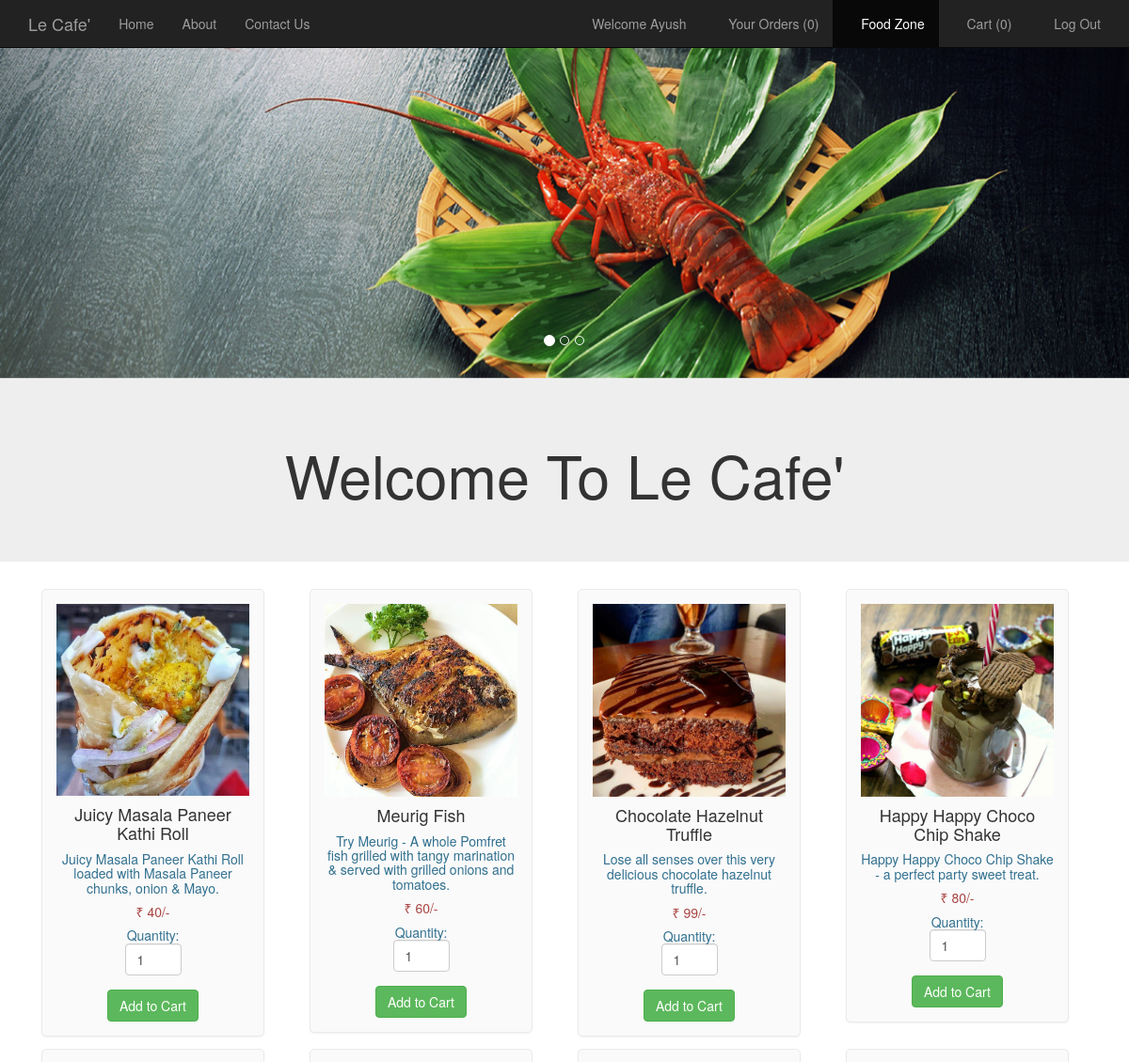
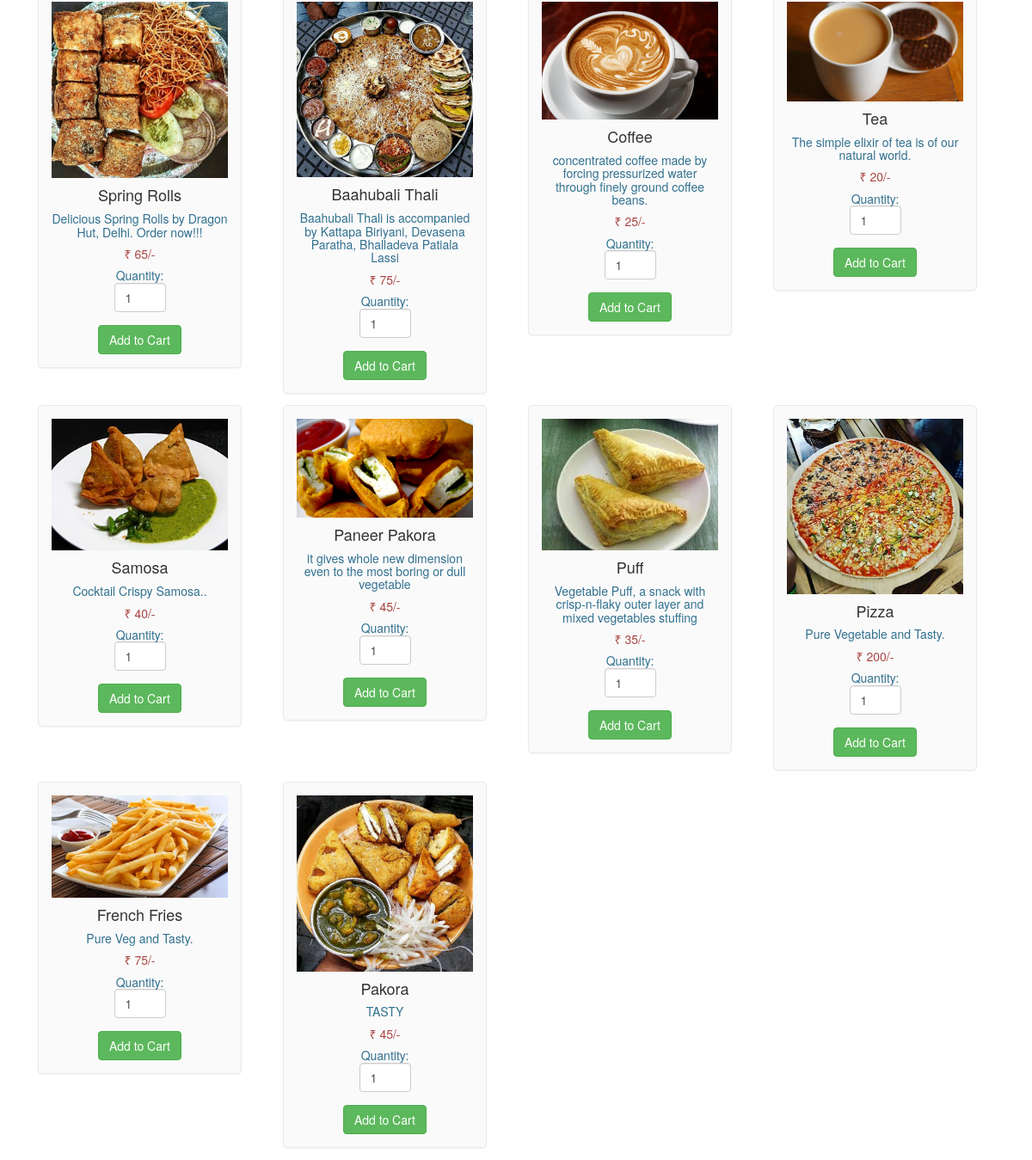
The app's page /foodlist.php (signed in) with its own data (2 pictures, top to bottom).
### tables this page shows
CREATE TABLE `food` (
  `F_ID` int NOT NULL,
  `name` varchar(30) NOT NULL,
  `price` int NOT NULL,
  `description` varchar(200) NOT NULL,
  `R_ID` int NOT NULL,
  `images_path` varchar(200) NOT NULL,
  `options` varchar(10) NOT NULL DEFAULT 'ENABLE'
);

### foodlist.php (the view, shortened to what this page needs)
<html>
  <head>
  </head>
  <link href="//netdna.bootstrapcdn.com/bootstrap/3.0.0/css/bootstrap-glyphicons.css" rel="stylesheet">
  <link rel="stylesheet" type = "text/css" href ="css/foodlist.css">
  <link rel="stylesheet" type = "text/css" href ="css/bootstrap.min.css">
  <body>
    <nav class="navbar navbar-inverse navbar-fixed-top navigation-clean-search" role="navigation">
      <div class="container">
        <div class="navbar-header">
          <a class="navbar-brand" href="index.php">Le Cafe'</a>
        </div>
        <div class="collapse navbar-collapse " id="myNavbar">
          <ul class="nav navbar-nav">
            <li><a href="index.php">Home</a></li>
            <li><a href="aboutus.php">About</a></li>
            <li><a href="contactus.php">Contact Us</a></li>
          </ul>
<?php
if(isset($_SESSION['login_user1'])){
?>
          <ul class="nav navbar-nav navbar-right">
            <li><a href="#"><span class="glyphicon glyphicon-user"></span> Welcome <?php echo $_SESSION['login_user1']; ?> </a></li>
            <li><a href="myrestaurant.php">MANAGER CONTROL PANEL</a></li>
            <li><a href="logout_m.php"><span class="glyphicon glyphicon-log-out"></span> Log Out </a></li>
          </ul>
<?php
}
else if (isset($_SESSION['login_user2'])) {
  ?>
           <ul class="nav navbar-nav navbar-right">
            <li><a href="#"><span class="glyphicon glyphicon-user"></span> Welcome <?php echo $_SESSION['login_user2']; ?> </a></li>
            <li><a href="orders.php"><span class="glyphicon glyphicon-cutlery"></span> Your Orders
            (<?php
              if(isset($_SESSION["orders"])){
              $count = count($_SESSION["orders"]);
              echo "$count";
            }
              else
                echo "0";
              ?>)
              </a></li>
            <li class="active" ><a href="foodlist.php"><span class="glyphicon glyphicon-cutlery"></span> Food Zone </a></li>
            <li><a href="cart.php"><span class="glyphicon glyphicon-shopping-cart"></span> Cart  (<?php
              if(isset($_SESSION["cart"])){
              $count = count($_SESSION["cart"]);
              echo "$count";
            }
              else
                echo "0";
              ?>) </a></li>
            <li><a href="logout_u.php"><span class="glyphicon glyphicon-log-out"></span> Log Out </a></li>
          </ul>
<?php
}
?>
        </div>
      </div>
    </nav>
    <div id="myCarousel" class="carousel slide" data-ride="carousel">
    <ol class="carousel-indicators">
      <li data-target="#myCarousel" data-slide-to="0" class="active"></li>
      <li data-target="#myCarousel" data-slide-to="1"></li>
      <li data-target="#myCarousel" data-slide-to="2"></li>
    </ol>
    <div class="carousel-inner">
      <div class="item active">
      <img src="images/slide002.jpg" style="width:100%;">
      <div class="carousel-caption">
      </div>
      </div>
    </div>
   <a class="left carousel-control" href="#myCarousel" data-slide="prev">
      <span class="glyphicon glyphicon-chevron-left"></span>
    </a>
    <a class="right carousel-control" href="#myCarousel" data-slide="next">
      <span class="glyphicon glyphicon-chevron-right"></span>
    </a>
    </div>
<div class="jumbotron">
  <div class="container text-center">
    <h1>Welcome To Le Cafe'</h1>
  </div>
</div>
<div class="container" style="width:95%;">
<?php
$conn = Connect();
$sql = "SELECT * FROM FOOD WHERE options = 'ENABLE' ORDER BY F_ID";
$result = mysqli_query($conn, $sql);
if (mysqli_num_rows($result) > 0)
{
  $count=0;
  while($row = mysqli_fetch_assoc($result)){
    if ($count == 0)
      echo "<div class='row'>";
?>
<div class="col-md-3">
<form method="post" action="cart.php?action=add&id=<?php echo $row["F_ID"]; ?>">
<div class="mypanel" align="center";>
<img src="<?php echo $row["images_path"]; ?>" class="img-responsive">
<h4 class="text-dark"><?php echo $row["name"]; ?></h4>
<h5 class="text-info"><?php echo $row["description"]; ?></h5>
<h5 class="text-danger">&#8377; <?php echo $row["price"]; ?>/-</h5>
<h5 class="text-info">Quantity: <input type="number" min="1" max="25" name="quantity" class="form-control" value="1" style="width: 60px;"> </h5>
<input type="submit" name="add" style="margin-top:5px;" class="btn btn-success" value="Add to Cart">
</div>
</form>
</div>
<?php
$count++;
if($count==4)
{
  echo "</div>";
  $count=0;
}
}
?>
</div>
</div>
  <?php
}
?>
</body>
</html>

### css/foodlist.css (style rules this page uses)
body,html { height: 100%; }
body { padding-top: 50px; background-image: url('bgimg1.jpg'); background-repeat: repeat; background-size: cover; background-position: center; }
.mypanel { border: 1px solid #eaeaec; margin: -1px 19px 3px -1px; box-shadow: 0 1px 2px rgba(0,0,0,0.05); background-color: #FAFAFA; padding:15px; border-radius: 5px; }
input { border: 5px solid white; }

### records on screen
food: images_path (picture), name "Juicy Masala Paneer Kathi Roll", description "Juicy Masala Paneer Kathi Roll loaded with Masala Paneer chunks, onion & Mayo.", price "40"
food: images_path (picture), name "Meurig Fish", description "Try Meurig - A whole Pomfret fish grilled with tangy marination & served with grilled onions and tomatoes.", price "60"
food: images_path (picture), name "Chocolate Hazelnut Truffle", description "Lose all senses over this very delicious chocolate hazelnut truffle.", price "99"
food: images_path (picture), name "Happy Happy Choco Chip Shake", description "Happy Happy Choco Chip Shake - a perfect party sweet treat.", price "80"
food: images_path (picture), name "Spring Rolls", description "Delicious Spring Rolls by Dragon Hut, Delhi. Order now!!!", price "65"
food: images_path (picture), name "Baahubali Thali", description "Baahubali Thali is accompanied by Kattapa Biriyani, Devasena Paratha, Bhalladeva Patiala Lassi", price "75"
food: images_path (picture), name "Coffee", description "concentrated coffee made by forcing pressurized water through finely ground coffee beans.", price "25"
food: images_path (picture), name "Tea", description "The simple elixir of tea is of our natural world.", price "20"
food: images_path (picture), name "Samosa", description "Cocktail Crispy Samosa..", price "40"
food: images_path (picture), name "Paneer Pakora", description "it gives whole new dimension even to the most boring or dull vegetable", price "45"
food: images_path (picture), name "Puff", description "Vegetable Puff, a snack with crisp-n-flaky outer layer and mixed vegetables stuffing", price "35"
food: images_path (picture), name "Pizza", description "Pure Vegetable and Tasty.", price "200"
food: images_path (picture), name "French Fries", description "Pure Veg and Tasty.", price "75"
food: images_path (picture), name "Pakora", description "TASTY", price "45"

### other values on screen
$_SESSION['login_user2'] "Ayush"
